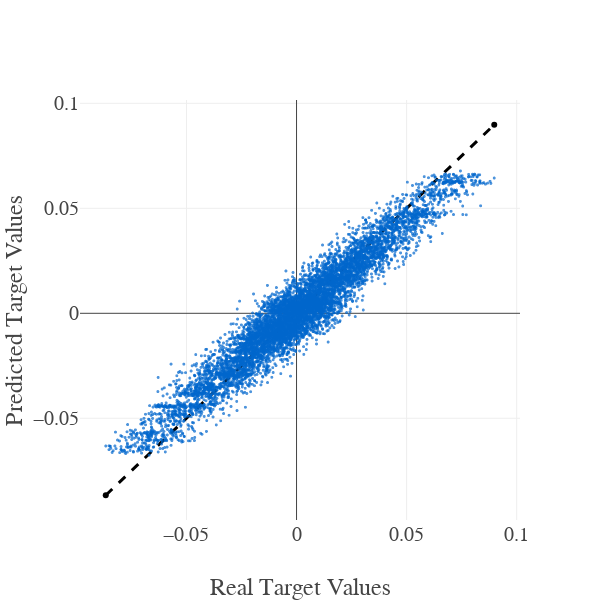

The notebook cell saved with this chart:
### Code cell
# set specific paths
scoring = {'R2': 'r2', 'RMSE': 'neg_mean_squared_error', 'MAE': 'neg_mean_absolute_error'}

X, y = data.iloc[:, :-1], data.iloc[:, -1]

# Shuffel data
np.random.seed(1337)
rng_state = np.random.get_state()
X = np.random.permutation(X)
np.random.set_state(rng_state)
y = np.random.permutation(y)
y=y.ravel()

# lgbmParams = {'boosting_type': 'gbdt',
#                 'n_estimators': 2500,
#                 'objective': 'regression',
#                 'learning_rate': 0.1,
#                 'max_depth': 8,
#                 'num_leaves': 30,
#                 'n_jobs': -1
#               }

# lgbmParams = {'boosting_type': 'gbdt',
#               'random_state': 736283,
#               'num_leaves': 400,
#               'min_data_in_leaf': 5,
#               'max_bin': 500,
#               'learning_rate': 0.08,
#               'n_estimators': 771,
#               'n_jobs': -1,
#               'subsample': 0.8
#               }

# lgbmParams = {'boosting_type': 'gbdt',
#               'random_state': 736283,
#               'num_leaves': 40,
#               'min_data_in_leaf': 5,
#               'max_bin': 500,
#               'learning_rate': 0.08,
#               'n_estimators': 77,
#               'n_jobs': -1,
#               'subsample': 0.8
#               }

# lgbmParams = {'learning_rate': 0.045, 
#               'n_estimators': 581, 
#               'num_leaves': 84, 
#               'objective': 'regression'}

# lgbmParams = {'learning_rate': 0.064, 
#               'n_estimators': 456, 
#               'num_leaves': 97, 
#               'objective': 'regression'}

# model = lightgbm.LGBMRegressor(**lgbmParams)

# xgbParams = {'learning_rate': 0.024,
#              'n_estimators': 580,
#              'max_depth': 6,
#              'missing': -1,
#              'tree_method': 'hist',
#              'min_child_weight': 1,
#              'gamma': 0,
#              'subsample': 0.7,
#              'colsample_bytree': 0.6,
#              'reg_alpha': 1,
#              'scale_pos_weight': 1,
#              'random_state': 736283,
#              'n_jobs': -1}
# model = XGBRegressor(**xgbParams)

xgbParams = {'learning_rate': 0.064, 
              'n_estimators': 1000, 
              'n_jobs': -1}
model = XGBRegressor()

Model_validation(X, y, model, scoring=scoring,
                        cv=3, data_stand=False, 
                        plotCV=True, titel='')

### Figure 1 — Plotly figure (JSON) as saved in the notebook; plotly's stock layout.template omitted (floating-point values rounded to 4 significant figures; data arrays with more than 128 entries replaced by an {"elided": "..."} marker saying what was removed)
{"data": [{"marker": {"color": "rgb(0, 102, 204)", "opacity": 0.7, "size": 3}, "mode": "markers", "name": "Model Predictions", "type": "scattergl", "uid": "6e2f4fab-473e-4cac-bf4e-1a98dda24654", "x": {"elided": "8192 float values"}, "y": {"elided": "8192 float values"}}, {"line": {"color": "rgb(0, 0, 0)", "dash": "dash", "width": 3}, "name": "Ideal prediction line", "type": "scatter", "uid": "cd1e96db-37a5-451a-82bc-f50fd5e199ab", "x": [-0.08666, 0.0898], "y": [-0.08666, 0.0898]}], "layout": {"autosize": false, "font": {"family": "arial", "size": 20}, "height": 600, "hovermode": "closest", "showlegend": false, "width": 600, "xaxis": {"title": {"text": "Real Target Values"}}, "yaxis": {"title": {"text": "Predicted Target Values"}}}}
